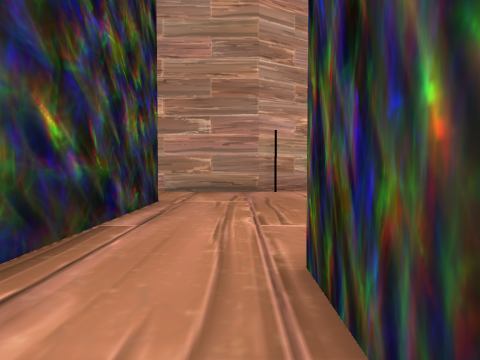
View 1 (above)

19 first-person views from a walk through a Unity game level. The camera is 1.2 m above the floor, tilts 2° down and sees 75° across. The floor is counted in squares, 2 m on a side. Each view is taken from the middle of a square. On the plan, view 1 faces up. The plan holds only what a view shows up to about 9 squares ahead; the rest is blank. The place goes on beyond the plan. The player character is not drawn.

View 2
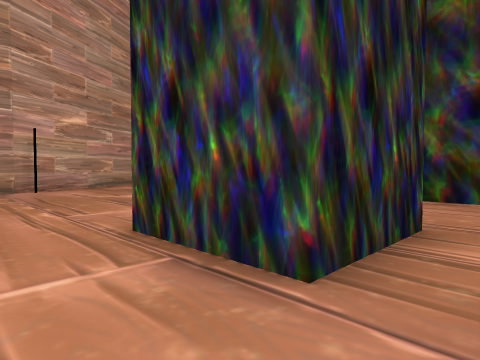

View 3
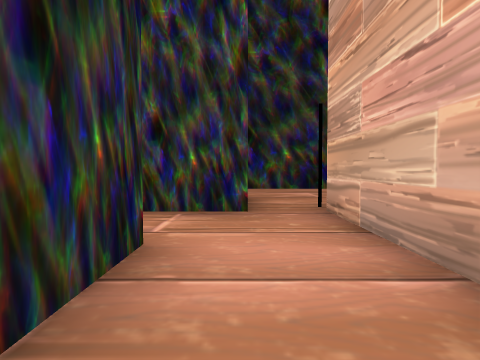

View 4
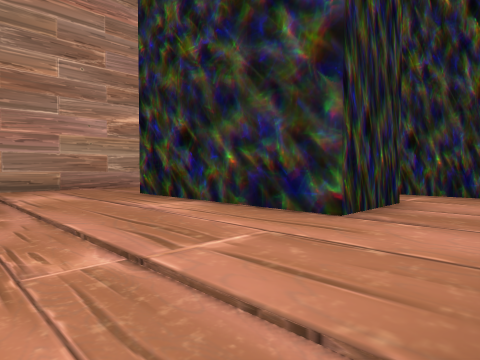

View 5
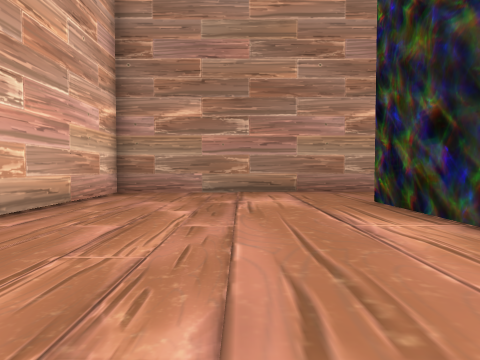

View 6
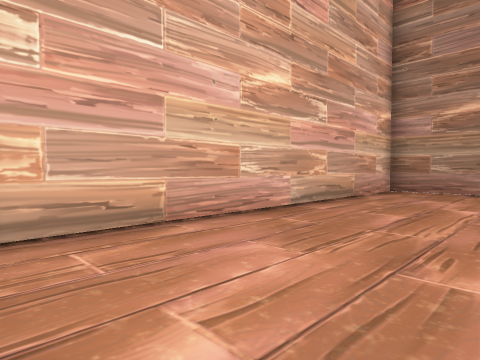

View 7
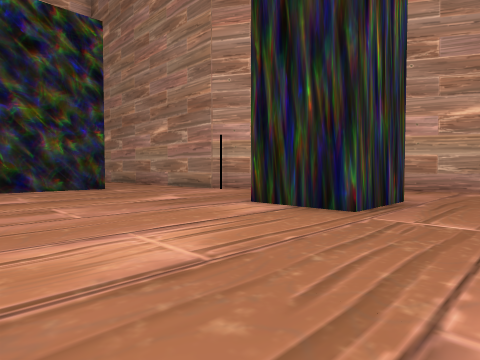

View 8
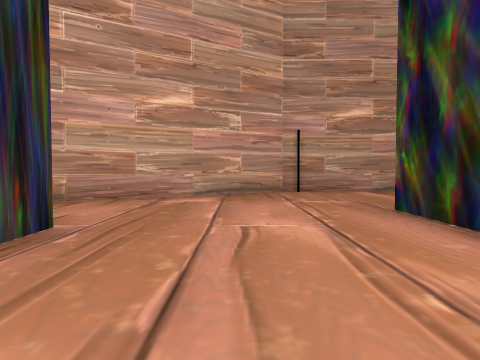

View 9
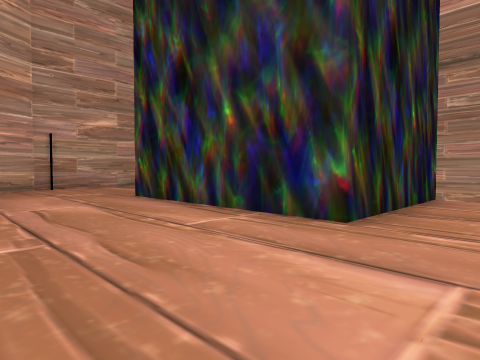

View 10
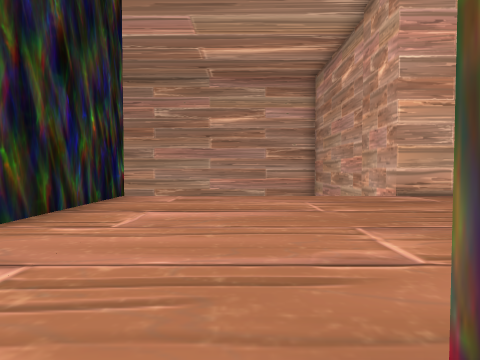

View 11
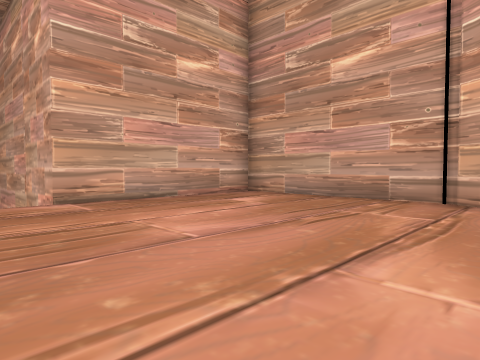

View 12
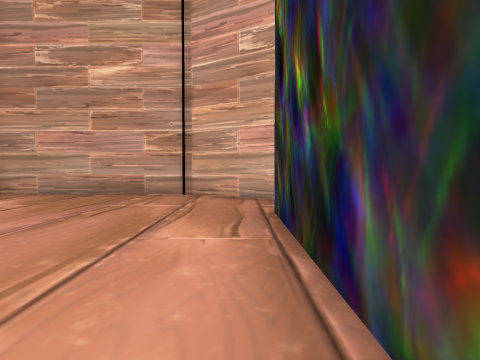

View 13
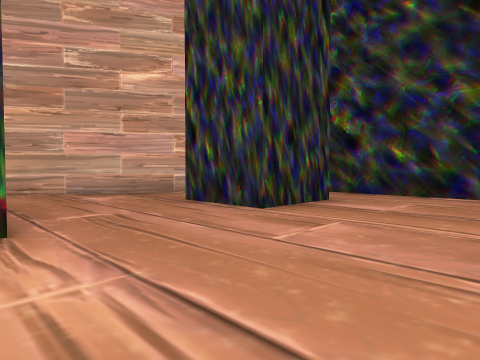

View 14
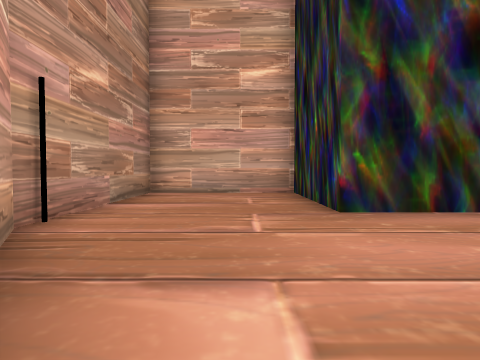

View 15
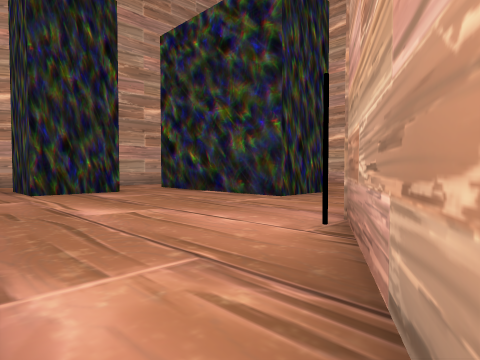

View 16
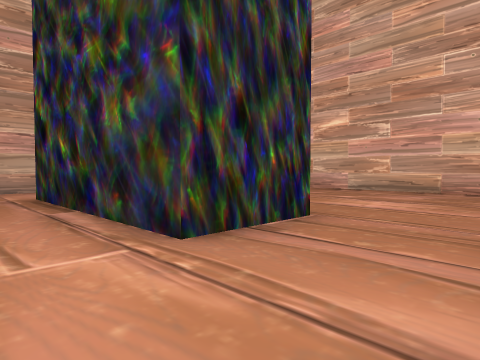

View 17
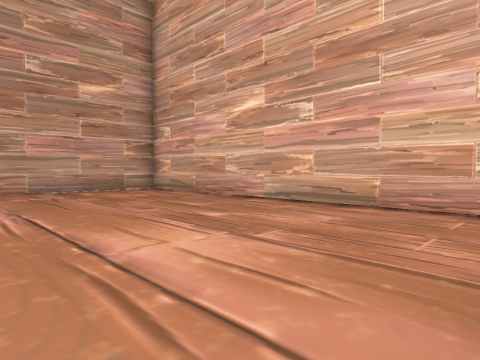

View 18
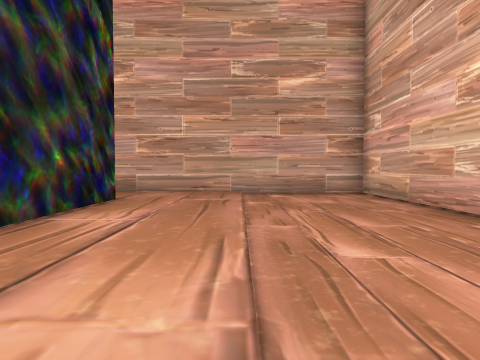

View 19
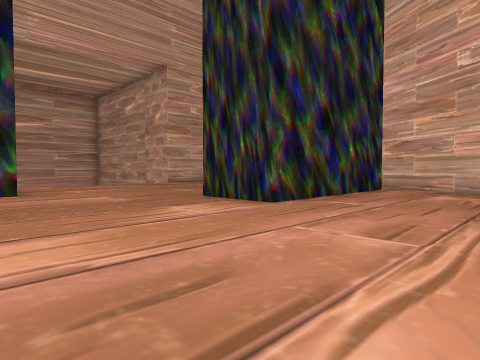

### Floor plan
Points are (right, up) in squares from view 1. A wall is a line through its corners. A room is listed if a view was taken in it or the views show most of it. See-through windows are left out.
Room 1 (views 1, 2)
walls: (-1.5, 2.5) (-1.5, 0.8) (-3.5, 0.8); (1.2, -1.7) (2, -2.2); (-3.5, -1.3) (0.5, -1.3); (2.4, -0.1) (0.4, -0.1) (0.4, 1.9)
ways out: opening at (-2.5, -0.5) to room 2; opening at (-0.5, 1.5) to room 2; opening at (1.5, -1) to room 2
objects: other object (1, -1)
Room 2 (views 3, 4, 5, 6, 7, 8, 9, 10, 11, 12, 13, 14, 15, 16, 17, 18, 19)
walls: (5.6, 6.2) (4, 6.2); (7.5, 0.5) (7.5, -3.4); (6.1, 8.2) (6.1, 7.4); (0.4, 1.9) (2.4, 1.9) (2.4, -0.1); (2, -2.2) (4.9, -3.8); (5.5, -3.2) (5.5, 1.6) (7.6, 1.6); (-3.5, 0.8) (-3.5, 5.8) (-1.5, 5.8) (-1.5, 2.5); (14.1, 4.6) (10.3, 4.6) (10.3, 9.6) (14, 9.6) (14, 13.3) (9.2, 13.3) (0.4, 8.2) (-9.2, 8.2) (-9.2, -1.3) (-3.5, -1.3); (7.3, -5.2) (9.2, -6.3) (14, -6.3) (14, -1.5) (16, -1.5)
ways out: opening at (-2.5, -0.5) to room 1; opening at (-0.5, 1.5) to room 1; opening at (1.5, -1) to room 1
objects: other object (1, 8); other object (9, -6); other object (10, 13)

Where each view was taken, in squares from view 1:
view 1: 0 up, 0 right, facing up
view 2: 1 down, 1 left, facing up-right
view 3: 0 up, 4 left, facing right
view 4: 1 down, 7 left, facing up-right
view 5: 0 up, 6 left, facing up
view 6: 1 down, 6 left, facing up-left
view 7: 2 up, 8 right, facing up-left
view 8: 5 up, 8 right, facing up
view 9: 3 up, 7 right, facing up-right
view 10: 2 up, 7 right, facing right
view 11: 0 up, 8 right, facing down-right
view 12: 1 up, 8 right, facing down
view 13: 5 up, 6 right, facing down-left
view 14: 11 up, 6 right, facing right
view 15: 10 up, 4 right, facing down-left
view 16: 8 up, 0 right, facing down-left
view 17: 8 up, 4 left, facing down-left
view 18: 7 up, 6 left, facing down
view 19: 6 up, 2 right, facing down-right
